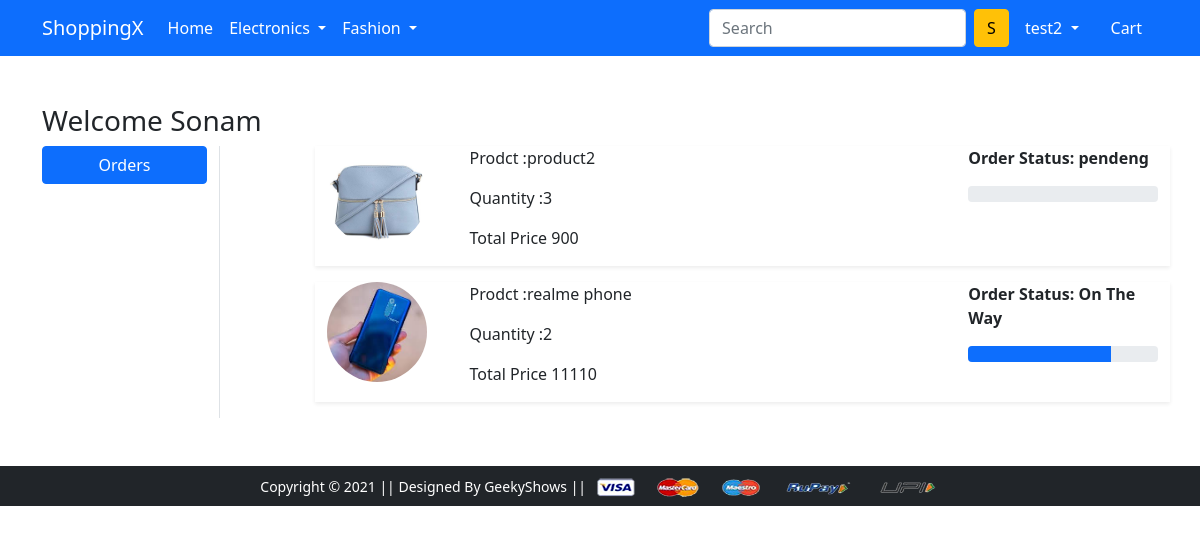
/orders/ (signed in), run on the app's committed database.
### app/models.py (models this page shows, shortened)
class OrerPlaced(models.Model):
  user=models.ForeignKey(User,on_delete=models.CASCADE)
  customer=models.ForeignKey(Customer,on_delete=models.CASCADE)
  product=models.ForeignKey(Product,on_delete=models.CASCADE)
  quantity=models.PositiveIntegerField(default=1)
  order_date=models.DateField(auto_now_add=True)
  price=models.PositiveIntegerField(default=1)
  status=models.CharField(max_length=50,choices=STATUS_CHOICE,default='pendeng')

class Product(models.Model):
  title=models.CharField(max_length=100)
  seeling_price=models.FloatField()
  discount_price=models.FloatField()
  brand=models.CharField(max_length=100)
  description=models.TextField()
  catagory=models.CharField(choices=CATAGORY,max_length=2)
  product_image=models.ImageField( upload_to='productimg')

### app/views.py (the view)
# urls.py: path('orders/', views.orders, name='orders'),
@login_required
def orders(request):
  op=OrerPlaced.objects.filter(user=request.user)
  return render(request, 'app/orders.html',{'op':op})

### app/templates/app/orders.html (shortened to what this page needs)
{% extends 'app/base.html' %}
{% load static %}
{% block main-content %}
<div class="container my-5">
 <div class="row">
 <h3>Welcome Sonam</h3>
  <div class="col-sm-2 border-end">
   <ul class="list-unstyled">
    <li class="d-grid"><a href="{% url 'orders' %}" class="btn btn-primary">Orders</a></li>
   </ul>
  </div>
  <div class="col-sm-9 offset-sm-1">
  {% for op in op %}
   <div class="row shadow-sm mb-3">
    <div class="col-sm-2">
    <img src="{{op.product.product_image.url}}" class="img-fluid rounded-circle" height="100px" width="100px" alt="">
    </div>
    <div class="col-sm-7">
    <p>Prodct :{{op.product.title}}</p>
    <p>Quantity :{{op.quantity}}</p>
    <p>Total Price {{op.price}}</p>
    </div>
    <div class="col-sm-3 fw-bold">
    {% if op.status == 'Accepted' %}
    <p>Order Status: <span>{{op.status}}</span> </p>
    <div class="progress">
  <div class="progress-bar" role="progressbar" style="width: 25%" aria-valuenow="25" aria-valuemin="0" aria-valuemax="100"></div>
  </div>
  {%  elif  op.status == 'Packed' %}
    <p>Order Status: <span>{{op.status}}</span> </p>
    <div class="progress">
      <div class="progress-bar" role="progressbar" style="width: 50%" aria-valuenow="50" aria-valuemin="0" aria-valuemax="100"></div>
      </div>
    </div>
  {%  elif  op.status == 'On The Way' %}
        <p>Order Status: <span>{{op.status}}</span> </p>
    <div class="progress">
      <div class="progress-bar" role="progressbar" style="width: 75%" aria-valuenow="75" aria-valuemin="0" aria-valuemax="100"></div>
      </div>
    </div>
  {%  elif  op.status == 'Delivered' %}
        <p>Order Status: <span >{{op.status}}</span> </p>
    <div class="progress">
      <div class="progress-bar" role="progressbar" style="width: 100%" aria-valuenow="100" aria-valuemin="0" aria-valuemax="100"></div>
      </div>
    </div>
  {%  elif  op.status == 'Cancel' %}
        <p>Order Status: <span class="text-danger">{{op.status}}</span> </p>
    </div>
    {% else %}
      <p>Order Status: <span>{{op.status}}</span> </p>
      <div class="progress">
      </div>
      </div>
    {% endif %}
   </div>
  {% endfor %}
  </div>
 </div>
</div>
{% endblock main-content %}

### app/templates/app/base.html (shortened to what this page needs)
<!doctype html>
{% load static %}
<html lang="en">
  <head>
    <link href="https://cdn.jsdelivr.net/npm/bootstrap@5.0.0-beta1/dist/css/bootstrap.min.css" rel="stylesheet">
    <link rel="stylesheet" href="{% static 'app/css/owl.carousel.min.css' %}">
    <link rel="stylesheet" href="{% static 'app/css/all.min.css' %}">
    <link rel="stylesheet" href="{% static 'app/css/style.css' %}">
  </head>
  <body>
    <nav class="navbar navbar-expand-lg navbar-dark bg-primary">
     <div class="container">
       <a class="navbar-brand" href="/">ShoppingX</a>
       <div class="collapse navbar-collapse" id="navbarSupportedContent">
         <ul class="navbar-nav me-auto mb-2 mb-lg-0">
           <li class="nav-item">
             <a class="nav-link active" aria-current="page" href="/">Home</a>
           </li>
           <li class="nav-item dropdown">
             <a class="nav-link dropdown-toggle text-white" href="#" id="electronicsDropdown" role="button" data-bs-toggle="dropdown" aria-expanded="false">
               Electronics
             </a>
           </li>
           <li class="nav-item dropdown">
             <a class="nav-link dropdown-toggle text-white" href="#" id="fashionDropdown" role="button" data-bs-toggle="dropdown" aria-expanded="false">
               Fashion
             </a>
           </li>
         </ul>
         <form class="d-flex">
           <input class="form-control me-2" type="search" placeholder="Search" aria-label="Search">
           <button class="btn btn-warning" type="submit">S</button>
         </form>
         <div>
          <ul class="navbar-nav me-auto mb-2 mb-lg-0">
          {% if request.user.is_authenticated %}
           <li class="nav-item dropdown mx-2">
              <a class="nav-link dropdown-toggle text-white" href="#" id="profileDropdown" role="button" data-bs-toggle="dropdown" aria-expanded="false">
                {{ user.get_username }}
              </a>
            </li>
            <li class="nav-item mx-2">
             <a href="{% url 'cart' %}" class="nav-link text-white"> Cart </a>
            </li>
          {% endif %}
          </ul>
         </div>
       </div>
     </div>
    </nav>
    {% block main-content %} {% endblock main-content %}
    <footer class="container-fluid bg-dark text-center p-2 mt-5">
        <small class="text-white">Copyright &copy; 2021 || Designed By GeekyShows || </small>
        <img src="{% static 'app/images/payment.png' %}" alt="" srcset="" class="img-fluid" height="2px">
    </footer>
  </body>
</html>

### data on the page
OrerPlaced: product.product_image (picture), product "product2", quantity "3", price "900", status "pendeng"
OrerPlaced: product.product_image (picture), product "realme phone", quantity "2", price "11110", status "On The Way"

### other printed values
{{ user.get_username }} "test2"
